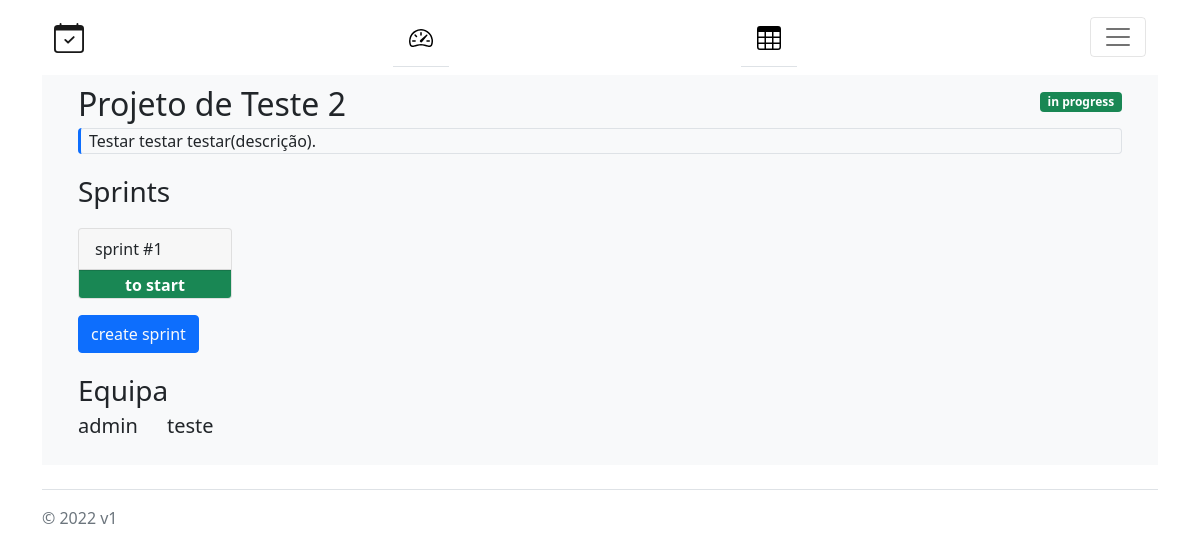
Page /projects/2 (signed in) on the committed database.
### scrum/models.py (models this page shows)
class Project(models.Model):
    title = models.TextField()
    description = models.TextField()
    created_by = models.ForeignKey(User, on_delete=models.CASCADE, related_name='from+')
    group = models.ForeignKey(Group, on_delete=models.CASCADE)
    created_at = models.DateTimeField(auto_now_add=True)
    tasks = models.ManyToManyField(Task)
    sprints = models.ManyToManyField(Sprint)
    sprint_duration = models.IntegerField()
    password = models.TextField()
    IN_PROGRESS = 1
    FINISHED = 2
    STATE_CHOICES = (
        (IN_PROGRESS, 'In Progress'),
        (FINISHED, 'Finished'),
    )
    state = models.PositiveSmallIntegerField(choices=STATE_CHOICES, blank=True, null=True)
    class Meta:
        permissions = (
            ('master', 'Master Permissions'),
            ('developer', 'Developer Permissions'),
            ('boss', 'Boss Permissions'),
        )

class Sprint(models.Model):
    number = models.IntegerField()
    tasks = models.ManyToManyField(Task)
    created_at = models.DateTimeField(auto_now_add=True)
    TO_START = 1
    IN_PROGRESS = 2
    FINISHED = 3
    STATE_CHOICES = (
        (TO_START, "To Start"),
        (IN_PROGRESS, 'In Progress'),
        (FINISHED, 'Finished'),
    )
    state = models.PositiveSmallIntegerField(choices=STATE_CHOICES, blank=True, null=True)

### scrum/views.py (the view)
# urls.py: path('projects/<int:project_id>', scrum_views.project, name='project-overview'),
def project(request, project_id=None):
    user_prof = UserProfile.objects.filter(user=request.user).first()
    proj = Project.objects.filter(id=project_id)
    return render(request, 'scrum/project_overview.html', {'title': f"{proj.first().title} dashboard",
                                                             'permission': request.user.has_perm('master',
                                                                                                 user_prof.projects.first()),
                                                             'projects': user_prof.projects.all().values(),
                                                             'project': proj.values()[0],
                                                             'sprints': proj.first().sprints.values(),
                                                             'team': User.objects.filter(groups__id=proj.first().group.id).values()})

### scrum/templates/scrum/project_overview.html (shortened to what this page needs)
{% extends "scrum/base2.html" %}
{% block content %}
<div class="container">
  <div class="row">
    <div class="col fs-2">
      {{project.title}}
    </div>
    <div class="col">
      <div class="d-inline text-wrap {% if project.state == 1 %} bg-success
        {% elif project.state == 2 %} bg-danger {% endif %} float-end badge" style="margin-top: 1em;">
        {%if project.state == 1 %}
          in progress
        {%elif project.state == 2 %}
          finished
        {% endif %}
      </div>
    </div>
  </div>
  <div class="row">
    <div class="col">
      <div class="border-start border-primary border-3 rounded-start rounded-3">
        <div class="border border-start-0 border-1 rounded-end rounded-1">
          <div class="text-start text-break" style="margin-left:0.5em;">
            {{project.description}}
          </div>
        </div>
      </div>
    </div>
  </div>
  <div class="row mt-3">
    <div class="col fs-3">
      Sprints
    </div>
  </div>
  <div class="row ">
    {% for sprint in sprints %}
    <div class="col-md-2">
      <a href="{% url 'sprint' project.id sprint.number %}" class="text-decoration-none text-dark">
        <div class="card mt-3">
          <div class="card-header">
            sprint #{{sprint.number}}
          </div>
          <div class="card-footer badge fs-6 text-middle
            {% if sprint.state == 1 %}
              bg-success
            {% elif sprint.state == 2 %}
              bg-warning
            {% elif sprint.state == 3 %}
              bg-danger
            {% endif %}">
            {% if sprint.state == 1 %}
               to start
            {% elif sprint.state == 2 %}
              in progress
            {% elif sprint.state == 3 %}
              finished
            {% endif %}
          </div>
        </div>
      </a>
    </div>
    {% endfor %}
  </div>
  <div class="row">
    <div class="col mt-3">
      <button class="btn btn-primary"><a class="text-light text-decoration-none" href="{% url 'create-sprint' project.id %}">create sprint</a></button>
    </div>
  </div>
  <div class="row mt-3">
    <div class="col fs-3">
      Equipa
    </div>
  </div>
  <div class="row ">
    {% for member in team %}
    <div class="col-sm-1 fs-5">
      {{member.username}}
    </div>
    {% endfor %}
  </div>
</div>
{% endblock content %}

### rows in the picture
Project: title "Projeto de Teste 2", description "Testar testar testar(descrição)."
Sprint: number "1", state "to start"

### other values in the picture
{{ member.username }} "admin"
{{ member.username }} "teste"
